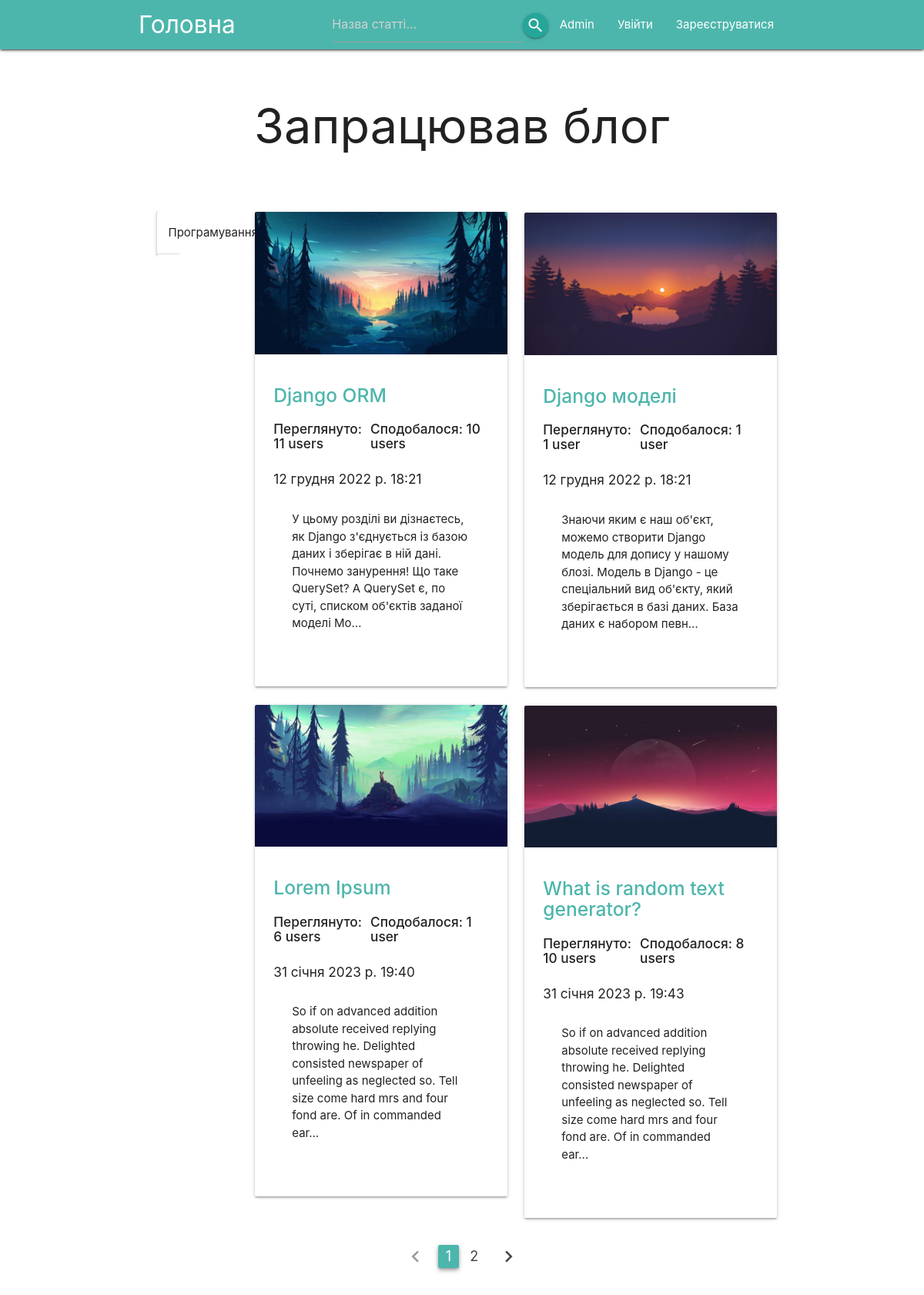
The app's page /, older data.
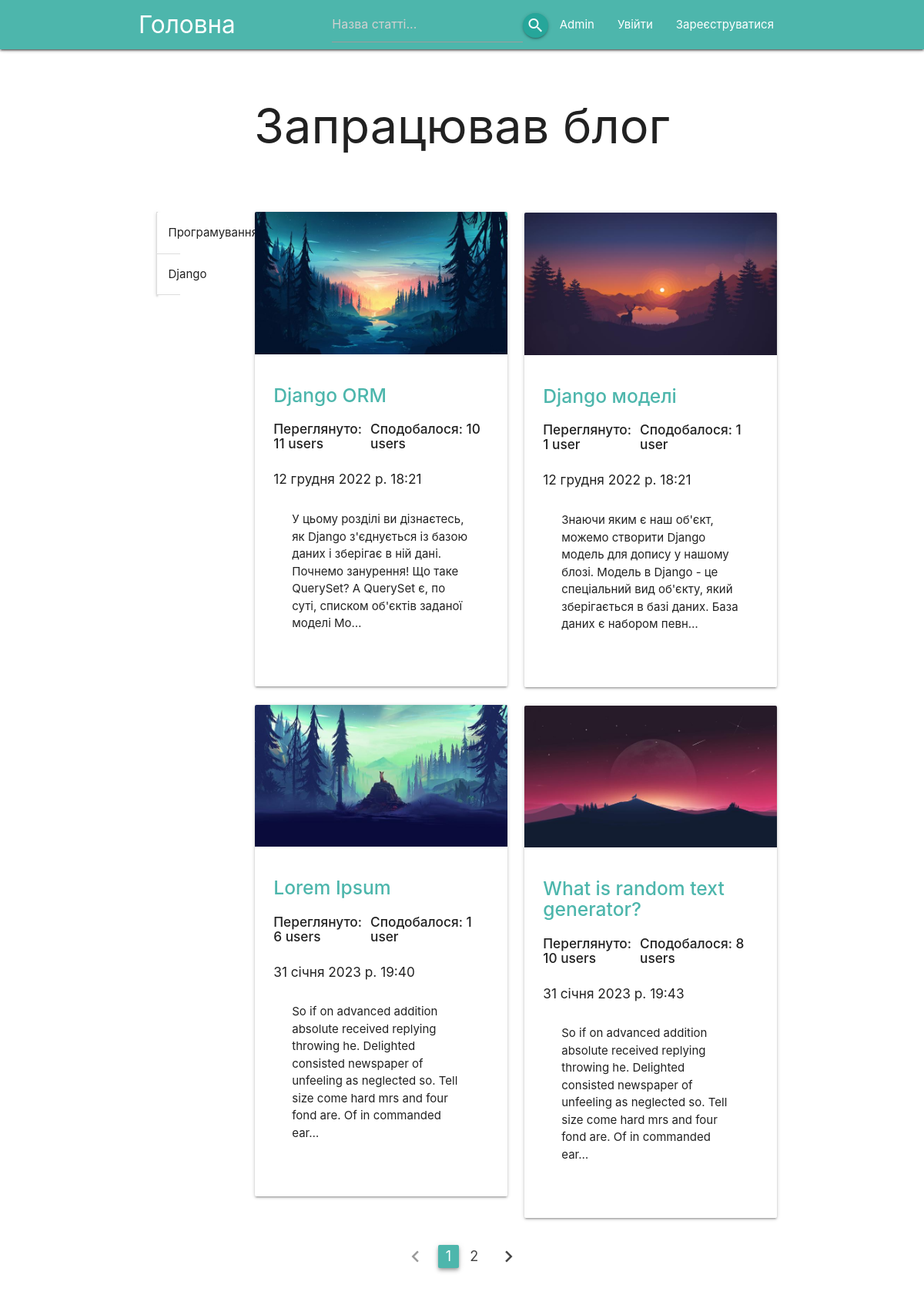
The same page, newer data.
### blog/models.py (models this page shows, shortened)
class Category(models.Model):
    name = models.CharField(max_length=80)
    info = models.TextField(blank=True)
    category_slug = models.CharField(max_length=80, default="category_main")
    img = models.ImageField(upload_to='blog/static/img/categories',
                            height_field=None,
                            width_field=None,
                            verbose_name="Зображення категорії",
                            default='default.png')
    class Meta:
        verbose_name_plural = "Категорії"

class Post(models.Model):
    title = models.CharField(max_length=100)
    text = models.TextField()
    created_at = models.DateTimeField(default=timezone.now)
    post_slug = models.CharField(max_length=80, default="default_post")
    img = models.ImageField(default = 'blog/static/img/default.png',
                            upload_to='blog/static/img',
                            height_field=None,
                            width_field=None,
                            max_length=200,
                            verbose_name="Картинка для поста")
    views_number = models.ManyToManyField(User, related_name="views_rating", blank=True)
    likes =  models.ManyToManyField(User, related_name="post_like", blank=True)
    category = models.ForeignKey(Category, default=1,
                                 on_delete=models.SET_DEFAULT,
                                 verbose_name="Категорія")
    def get_views_number(self):
        return self.views_number.count()
    def get_likes_number(self):
        return self.likes.count()

### blog/views.py (the view)
# urls.py: path(r'', views.blog_main), # domen.com/blog/
def blog_main(request, *args):
    page = request.GET.get('page')
    posts = Post.objects.all()
    sidebar = Category.objects.all()
    paginator = Paginator(posts, 4)
    try:
        data_page = paginator.page(page)
    except PageNotAnInteger:
        data_page = paginator.page(1)
    except EmptyPage:
        data_page = paginator.page(paginator.num_pages)
    data_dict  ={
        "posts": data_page,
        "sidebar": sidebar
    }
    return render(request, 'blog_main.html', data_dict)

### blog/templates/blog_main.html
{% extends 'navbar.html' %}
  {% block content %}
  <div class="container">
      <h1 class="center-align">Запрацював блог</h1>
      <br><br>
      {% if posts %}
        <div class="row">
          {% for post in posts %}
              {% if forloop.first %}
                  <div class="col s2 l2">
                  {% include "sidebar.html" %}
                  </div>
                  <div class="col s10 l5">
              {%else%}
                  {% if forloop.counter|divisibleby:2 %}
                      <div class="col s2">
                      </div>
                      <div class="col s10 l5">
                  {%else%}
                      <div class="col s10 l5 offset-s2  offset-l2">
                  {% endif %}
              {% endif %}
                  <div class="card z-depth-1 hoverable">
                      <div class="card-image">
                          <img src="/{{ post.img }}">
                      </div>
                      <div class="card-content">
                          <span class="card-title">
                              <a class="teal-text text-lighten-2" href="/{{ post.post_slug }}"><h5><strong>{{ post.title }}</strong></h5></a>
                          </span>
                          <div class='row'>
                            <div class="col s5 l5">
                              <h6><strong>Переглянуто: {{ post.get_views_number }} user{{ post.get_views_number|pluralize }}</strong></h6>
                            </div>
                            <div class="col s7 l7">
                              <h6><strong>Сподобалося: {{ post.get_likes_number }} user{{ post.get_likes_number|pluralize }}</strong></h6>
                            </div>
                          </div>
                          <h6>{{ post.created_at }}</h6>
                          <div class="card-content">{{ post.text|truncatechars:190 }}</div>
                          <br>
                      </div>
                  </div>
              </div>
              {% endfor %}
          </div>
          <div class="row center-align">
            <ul class="pagination">
              {% if posts.has_previous %}
                <li class="waves-effect"><a href="?page={{ posts.previous_page_number }}"><i class="material-icons">chevron_left</i></a></li>
              {% else %}
                <li class="disabled"><a href=""><i class="material-icons">chevron_left</i></a></li>
              {% endif %}
              {% for num in posts.paginator.page_range %}
                {% if posts.number == num %}
                  <li class="active teal lighten-2 z-depth-2"><a href="">{{ num }}</a></li>
                {% else %}
                  <li class="waves-effect"><a href="?page={{ num }}">{{ num }}</a></li>
                {% endif %}
              {% endfor %}
              {% if posts.has_next %}
                <li class="waves-effect"><a href="?page={{ posts.next_page_number }}"><i class="material-icons">chevron_right</i></a></li>
              {% else %}
                <li class="disabled"><a href=""><i class="material-icons">chevron_right</i></a></li>
              {% endif %}
            </ul>
          </div>
      {% endif %}
  </div>
  {% endblock %}

### blog/templates/sidebar.html (shortened to what this page needs)
<div class="col s2 l2 m2 ">
    <ul class="collapsible">
        {% for cat in sidebar %}
            <li>
                <div class="collapsible-header">{{cat.name}}</div>
            </li>
        {% endfor %}
    </ul>
</div>

Row changes from the older to the newer data that the page shows:
added Category: name "Django", shown under Post "Django ORM"
